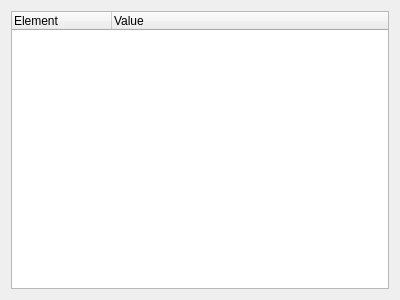
<ui version="4.0" >
 <class>KViewStats</class>
 <widget class="QWidget" name="KViewStats" >
  <property name="geometry" >
   <rect>
    <x>0</x>
    <y>0</y>
    <width>400</width>
    <height>300</height>
   </rect>
  </property>
  <property name="windowTitle" >
   <string>Form</string>
  </property>
  <layout class="QVBoxLayout" name="verticalLayout" >
   <item>
    <widget class="QTreeWidget" name="Results" >
     <column>
      <property name="text" >
       <string>Element</string>
      </property>
     </column>
     <column>
      <property name="text" >
       <string>Value</string>
      </property>
     </column>
    </widget>
   </item>
  </layout>
 </widget>
 <resources/>
 <connections/>
</ui>
